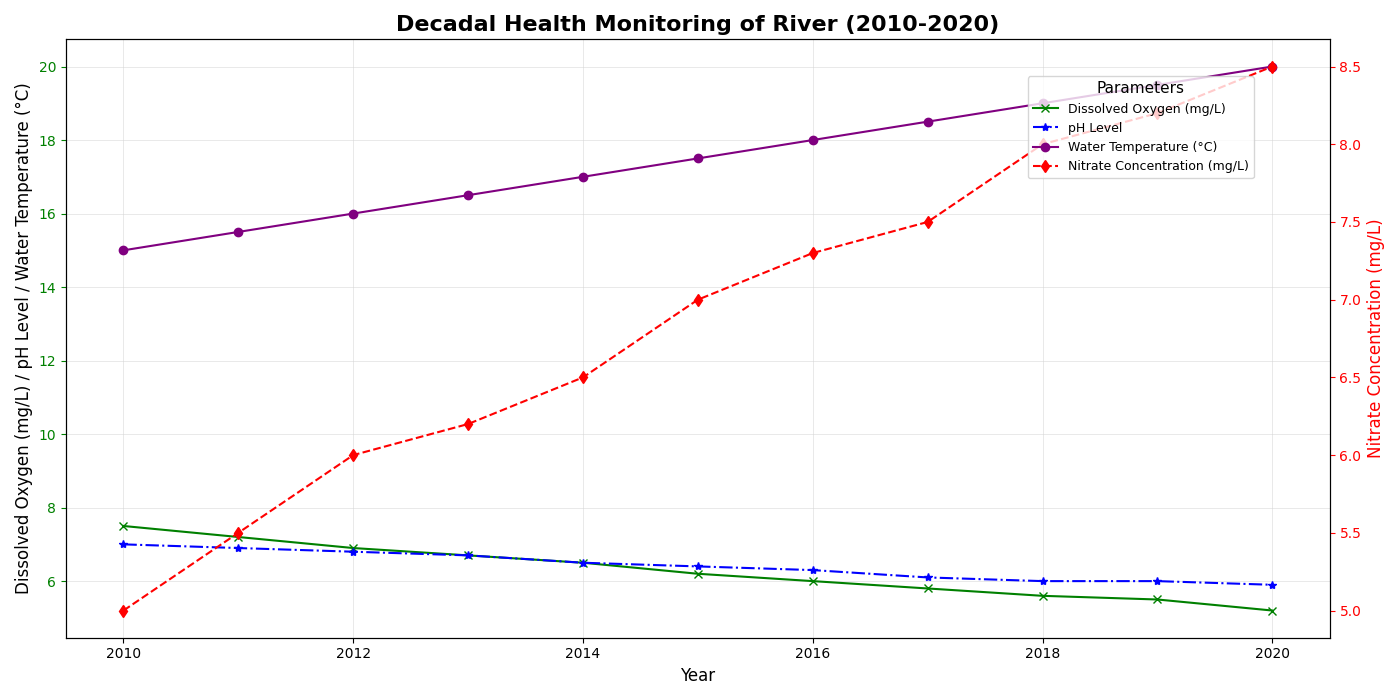

Source code (Python):
import matplotlib.pyplot as plt
import numpy as np

# Years for the data (2010-2020)
years = np.arange(2010, 2021)

# Artificial data representing average monthly measurements for different river health parameters
dissolved_oxygen = [7.5, 7.2, 6.9, 6.7, 6.5, 6.2, 6.0, 5.8, 5.6, 5.5, 5.2]
ph_level = [7.0, 6.9, 6.8, 6.7, 6.5, 6.4, 6.3, 6.1, 6.0, 6.0, 5.9]
nitrate_concentration = [5, 5.5, 6, 6.2, 6.5, 7, 7.3, 7.5, 8, 8.2, 8.5]

# Additional data series for water temperature (in degrees Celsius)
water_temperature = [15, 15.5, 16, 16.5, 17, 17.5, 18, 18.5, 19, 19.5, 20]

# Create subplots
fig, ax1 = plt.subplots(figsize=(14, 7))

# Use secondary y-axis for nitrate concentration
ax2 = ax1.twinx()

# Plot the line chart for dissolved oxygen and pH level
ax1.plot(years, dissolved_oxygen, label='Dissolved Oxygen (mg/L)', color='green', marker='x', linestyle='-', linewidth=1.5)
ax1.plot(years, ph_level, label='pH Level', color='blue', marker='*', linestyle='-.', linewidth=1.5)
ax1.plot(years, water_temperature, label='Water Temperature (°C)', color='purple', marker='o', linestyle='-', linewidth=1.5)

# Plot the nitrate concentration on a secondary y-axis
ax2.plot(years, nitrate_concentration, label='Nitrate Concentration (mg/L)', color='red', marker='d', linestyle='--', linewidth=1.5)

# Adding labels and title
ax1.set_xlabel('Year', fontsize=12)
ax1.set_ylabel('Dissolved Oxygen (mg/L) / pH Level / Water Temperature (°C)', fontsize=12, color='black')
ax2.set_ylabel('Nitrate Concentration (mg/L)', fontsize=12, color='red')
plt.title('Decadal Health Monitoring of River (2010-2020)', fontsize=16, fontweight='bold')

# Customizing ticks and legends
ax1.tick_params(axis='y', colors='green')
ax2.tick_params(axis='y', colors='red')
ax1.grid(visible=True, which='major', linestyle='-', linewidth=0.5, color='lightgrey', alpha=0.7)
fig.tight_layout()

# Adding legends
fig.legend(loc='upper right', bbox_to_anchor=(0.9, 0.9), fontsize=9, title='Parameters', title_fontsize='11')

# Display the plot
plt.show()
